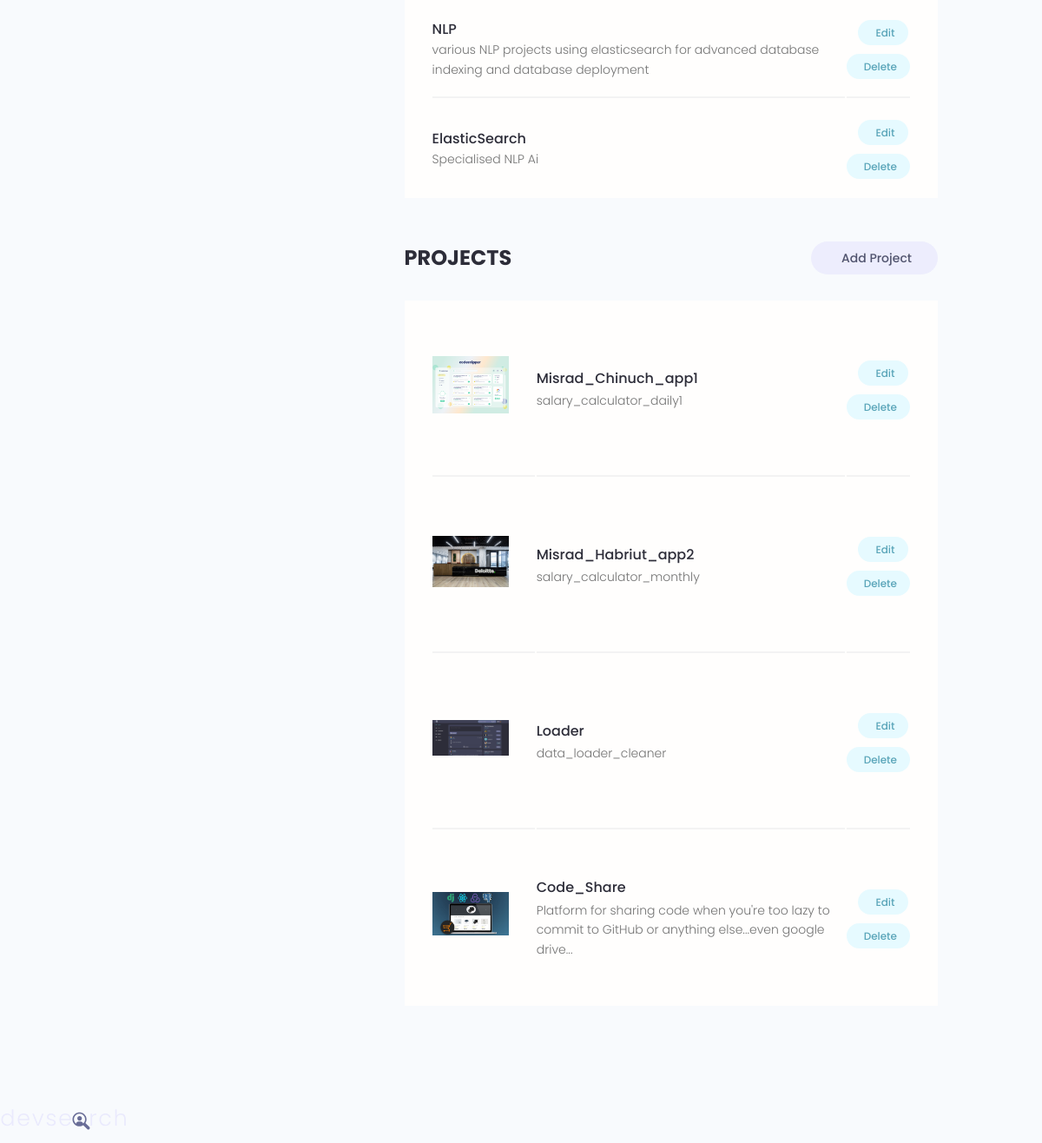
Page /account (signed in, lower part) on the earlier database version.
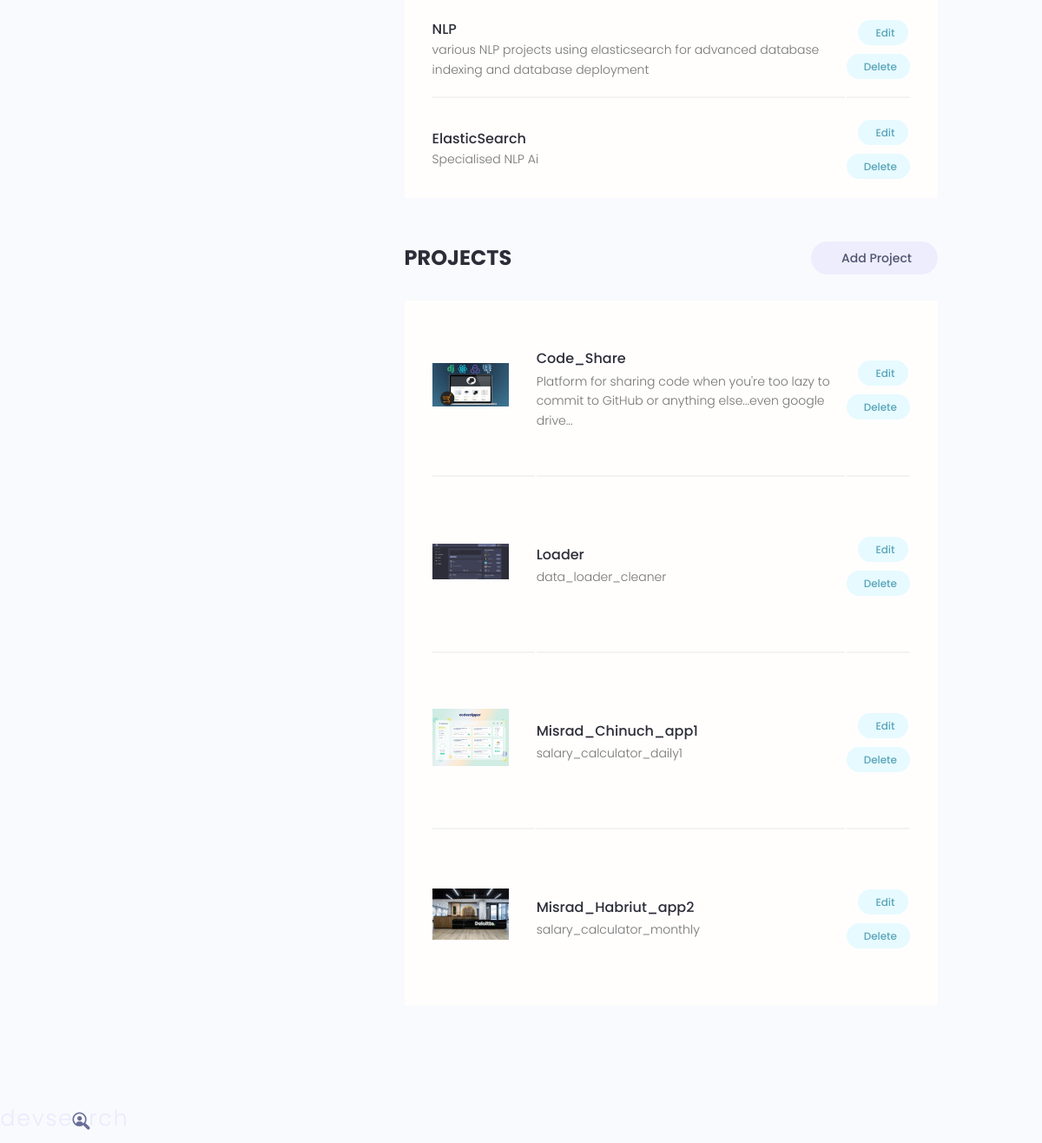
Same page on the later database version.
### users/models.py (models this page shows, shortened)
class Skill(models.Model):
    owner = models.ForeignKey(Profile, on_delete=models.CASCADE, null=True, blank=True)
    name = models.CharField(max_length=200, null=True, blank=True)
    description = models.TextField(null=True, blank=True)
    created = models.DateTimeField(auto_now_add=True)
    id = models.UUIDField(default=uuid.uuid4, unique=True, primary_key=True, editable=False)

### saas_app/models.py (models this page shows, shortened)
class Project(models.Model):
    owner = models.ForeignKey(Profile, null=True, blank=True, on_delete=models.SET_NULL)
    title = models.CharField(max_length=200)
    description = models.TextField(null=True, blank=True)
    featured_image = models.ImageField(null=True, blank=True, default="default.jpg")
    demo_link = models.CharField(max_length=2000, null=True, blank=True)
    source_link = models.CharField(max_length=2000, null=True, blank=True)
    tags = models.ManyToManyField('Tag', blank=True)
    vote_total = models.IntegerField(default=0, null=True, blank=True)
    vote_ratio = models.IntegerField(default=0, null=True, blank=True)
    created = models.DateTimeField(auto_now_add=True)
    id = models.UUIDField(default=uuid.uuid4, unique=True, primary_key=True, editable=False)
    class Meta:
        ordering = ['vote_ratio', 'vote_total', 'created']

### users/views.py (the view)
# urls.py: path('account', views.userAccount, name='account'),
@login_required(login_url='login')
def userAccount(request):
    profile = request.user.profile
    skills = profile.skill_set.all()
    projects = profile.project_set.all()
    context = {'profile': profile, 'skills': skills, 'projects': projects}
    return render(request, 'users/account.html', context)

### users/templates/users/account.html (shortened to what this page needs)
{% extends 'main.html' %}
{% block content %}
  <main class="settingsPage profile my-md">
    <div class="container">
      <div class="layout">
        <div class="column column--1of3">
        </div>
        <div class="column column--2of3">
          <table class="settings__table">
            {% for skill in skills %}
            <tr>
              <td class="settings__tableInfo">
                <h4>{{skill.name}}</h4>
                <p>
                  {{skill.description}}
                </p>
              </td>
              <td class="settings__tableActions">
                <a class="tag tag--pill tag--main settings__btn" href="{% url 'update-skill' skill.id %}">
                   Edit</a>
                <a class="tag tag--pill tag--main settings__btn" href="{% url 'delete-skill' skill.id %}">
                  Delete</a>
              </td>
            </tr>
            {% endfor %}
          </table>
          <div class="settings">
            <h3 class="settings__title">Projects</h3>
            <a class="tag tag--pill tag--sub settings__btn tag--lg" href="{% url 'create-project' %}"> Add Project</a>
          </div>
          <table class="settings__table">
            {% for app in projects %}
            <tr>
              <td class="settings__thumbnail">
                <a href="{% url 'single_saas_app' app.id %}"><img src="{{app.featured_image.url}}" alt="Project Thumbnail" /></a>
              </td>
              <td class="settings__tableInfo">
                <a href="{% url 'single_saas_app' app.id %}">{{app.title}}</a>
                <p>{{app.description|slice:'150'}}</p>
              </td>
              <td class="settings__tableActions">
                <a class="tag tag--pill tag--main settings__btn" href="{% url 'update-project' app.id %}"> Edit</a>
                <a class="tag tag--pill tag--main settings__btn" href="{% url 'delete-object' app.id %}">
                  Delete</a>
              </td>
            </tr>
            {% endfor %}
          </table>
        </div>
      </div>
    </div>
  </main>
  {% endblock %}

Differences in the rows shown:
shown differently, row unchanged: Project "Code_Share": moves up the list
changed Project "Loader": moves up the list
